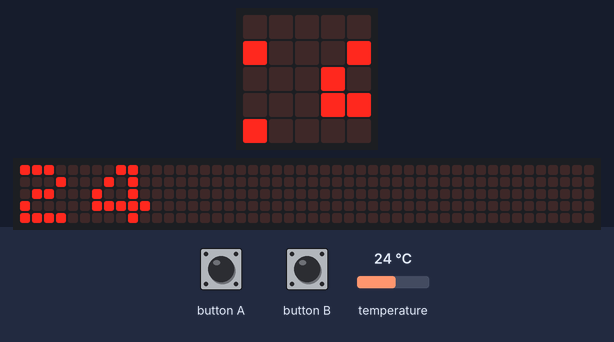
Bench run of a program on a simulated BBC micro:bit (MakeCode). Parts: the board's 5×5 LED display, a strip that is not on the board, showing the scrolling text unrolled. The inputs (shaded band) are chosen by the test bench; at power-on: temperature 24 °C. The 48×5 strip is a reading aid, not a part: it shows the text the display is scrolling, unrolled, one strip-width of it at a time.

Above: at 1.27 s.
1.3 s: button A pressed for 0.15 s
2.0 s: temperature set to 12 °C
At 2.92 s:
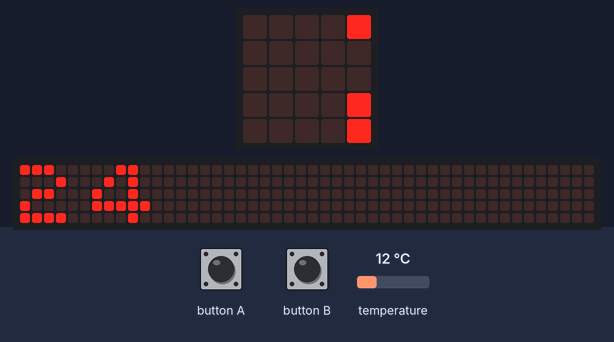
4.8 s: button B pressed for 0.15 s
At 4.87 s:
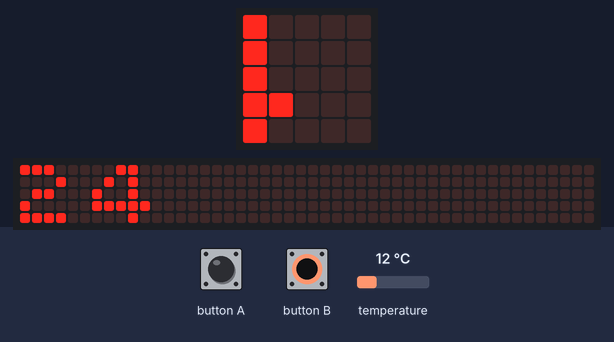
5.5 s: temperature set to 19 °C
At 5.77 s:
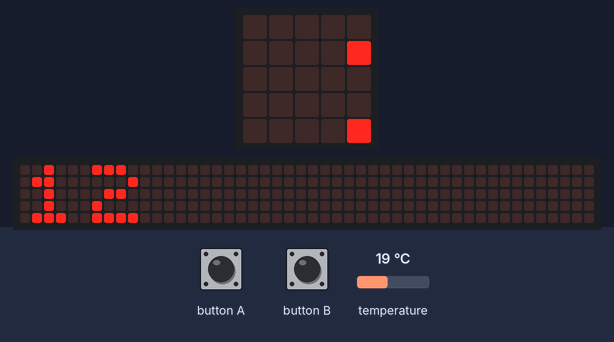
7.6 s: temperature set to 28 °C
At 10.87 s:
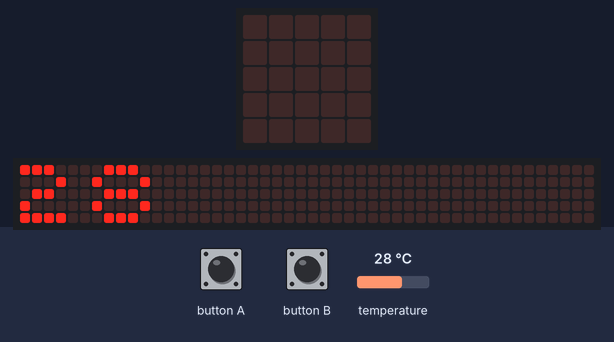

The program:

main.ts
```typescript
input.onButtonPressed(Button.A, function () {
    basic.showNumber(min)
    basic.clearScreen()
})
input.onButtonPressed(Button.B, function () {
    basic.showNumber(max)
    basic.clearScreen()
})
let min = 0
let max = 0
let currenttemperature = input.temperature()
max = currenttemperature
min = currenttemperature
basic.forever(function () {
    basic.showNumber(input.temperature())
    currenttemperature = input.temperature()
    if (currenttemperature < min) {
        min = currenttemperature
    }
    if (currenttemperature > max) {
        max = currenttemperature
    }
    basic.pause(100)
    basic.clearScreen()
    basic.pause(100)
})
```

test.ts
```typescript
// 在此处测试；当此软件包作为插件使用时，将不会编译此软件包。
```
